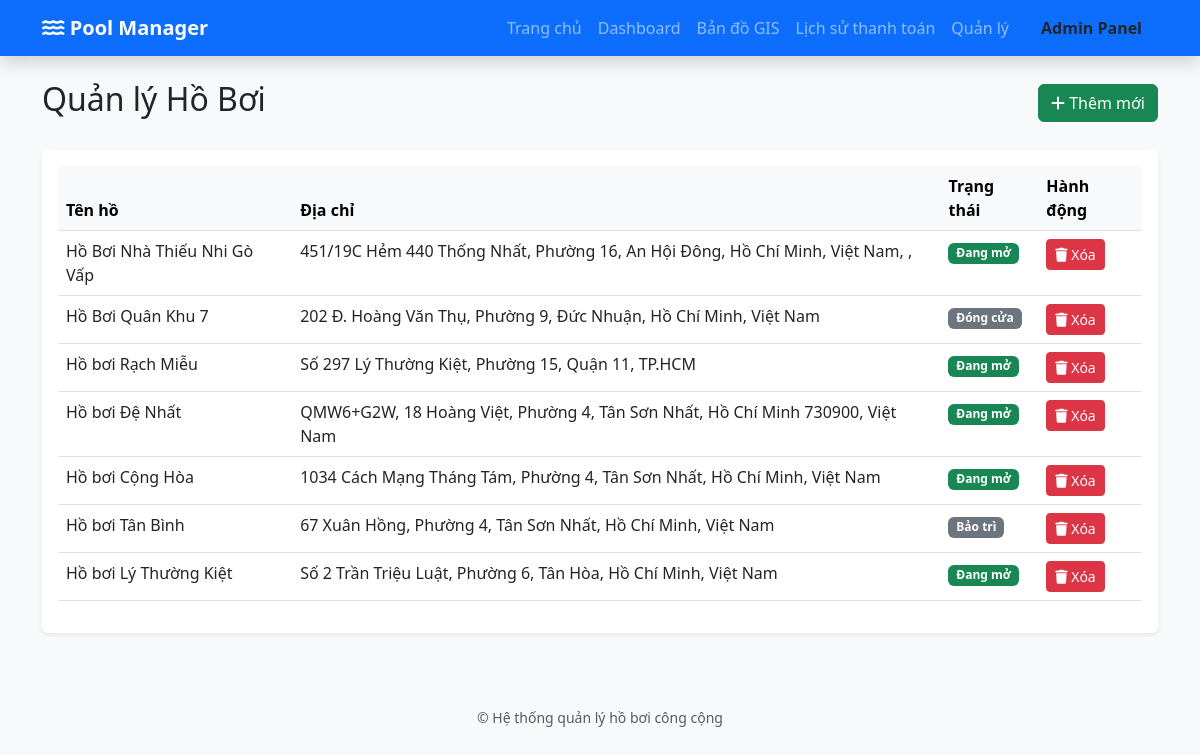
The page /quan-ly/ (signed in) on the database its author committed.
### quan_ly_ho_boi/models.py (models this page shows, shortened)
class HoBoi(models.Model):
    TRANG_THAI_CHOICES = [
        ('MO', 'Đang mở'),
        ('BAO_TRI', 'Bảo trì'),
        ('DONG', 'Đóng cửa'),
    ]
    ten_ho = models.CharField(max_length=200, verbose_name="Tên hồ bơi")
    dia_chi = models.TextField(verbose_name="Địa chỉ")
    do_sau = models.FloatField(help_text="Độ sâu tính bằng mét", verbose_name="Độ sâu (m)")
    suc_chua = models.IntegerField(verbose_name="Sức chứa tối đa")
    vi_do = models.FloatField(verbose_name="Vĩ độ")
    kinh_do = models.FloatField(verbose_name="Kinh độ")
    gia_ve_nguoi_lon = models.DecimalField(max_digits=10, decimal_places=0, default=Decimal('50000'), verbose_name="Giá vé người lớn")
    gia_ve_tre_em = models.DecimalField(max_digits=10, decimal_places=0, default=Decimal('30000'), verbose_name="Giá vé trẻ em")
    trang_thai = models.CharField(max_length=20, choices=TRANG_THAI_CHOICES, default='MO', verbose_name="Trạng thái")
    hinh_anh = models.ImageField(upload_to='ho_boi/', blank=True, null=True, verbose_name="Hình ảnh")
    class Meta:
        verbose_name = "Hồ bơi"
        verbose_name_plural = "Danh sách Hồ bơi"

### quan_ly_ho_boi/views.py (the view)
# urls.py: path('quan-ly/', quan_ly_danh_sach, name='quan_ly'),
def quan_ly_danh_sach(request: HttpRequest):
    danh_sach_ho = HoBoi.objects.all()
    return render(request, 'quan_ly_ho_boi/manage_list.html', {'danh_sach_ho': danh_sach_ho})

### quan_ly_ho_boi/templates/quan_ly_ho_boi/manage_list.html (shortened to what this page needs)
{% extends 'quan_ly_ho_boi/base.html' %}
{% block content %}
<div class="d-flex justify-content-between align-items-center mb-4">
    <h2>Quản lý Hồ Bơi</h2>
    <a href="/admin-panel/" class="btn btn-success"><i class="fa-solid fa-plus"></i> Thêm mới</a>
</div>
<div class="table-responsive bg-white shadow-sm p-3 rounded">
    <table class="table table-hover">
        <thead class="table-light">
            <tr>
                <th>Tên hồ</th>
                <th>Địa chỉ</th>
                <th>Trạng thái</th>
                <th>Hành động</th>
            </tr>
        </thead>
        <tbody>
            {% for ho in danh_sach_ho %}
            <tr>
                <td>{{ ho.ten_ho }}</td>
                <td>{{ ho.dia_chi }}</td>
                <td>
                    <span class="badge {% if ho.trang_thai == 'MO' %}bg-success{% else %}bg-secondary{% endif %}">
                        {{ ho.get_trang_thai_display }}
                    </span>
                </td>
                <td>
                    <form action="{% url 'xoa_ho_boi' ho.id %}" method="POST" onsubmit="return confirm('Bạn có chắc muốn xóa không?');">
                        <button type="submit" class="btn btn-danger btn-sm"><i class="fa-solid fa-trash"></i> Xóa</button>
                    </form>
                </td>
            </tr>
            {% endfor %}
        </tbody>
    </table>
</div>
{% endblock %}

### quan_ly_ho_boi/templates/quan_ly_ho_boi/base.html (style rules this page uses)
body { background-color: #f8f9fa; }

### rows shown on the page
HoBoi: ten_ho "Hồ Bơi Nhà Thiếu Nhi Gò Vấp", dia_chi "451/19C Hẻm 440 Thống Nhất, Phường 16, An Hội Đông, Hồ Chí Minh, Việt Nam, ,", trang_thai "Đang mở"
HoBoi: ten_ho "Hồ Bơi Quân Khu 7", dia_chi "202 Đ. Hoàng Văn Thụ, Phường 9, Đức Nhuận, Hồ Chí Minh, Việt Nam", trang_thai "Đóng cửa"
HoBoi: ten_ho "Hồ bơi Rạch Miễu", dia_chi "Số 297 Lý Thường Kiệt, Phường 15, Quận 11, TP.HCM", trang_thai "Đang mở"
HoBoi: ten_ho "Hồ bơi Đệ Nhất", dia_chi "QMW6+G2W, 18 Hoàng Việt, Phường 4, Tân Sơn Nhất, Hồ Chí Minh 730900, Việt Nam", trang_thai "Đang mở"
HoBoi: ten_ho "Hồ bơi Cộng Hòa", dia_chi "1034 Cách Mạng Tháng Tám, Phường 4, Tân Sơn Nhất, Hồ Chí Minh, Việt Nam", trang_thai "Đang mở"
HoBoi: ten_ho "Hồ bơi Tân Bình", dia_chi "67 Xuân Hồng, Phường 4, Tân Sơn Nhất, Hồ Chí Minh, Việt Nam", trang_thai "Bảo trì"
HoBoi: ten_ho "Hồ bơi Lý Thường Kiệt", dia_chi "Số 2 Trần Triệu Luật, Phường 6, Tân Hòa, Hồ Chí Minh, Việt Nam", trang_thai "Đang mở"
